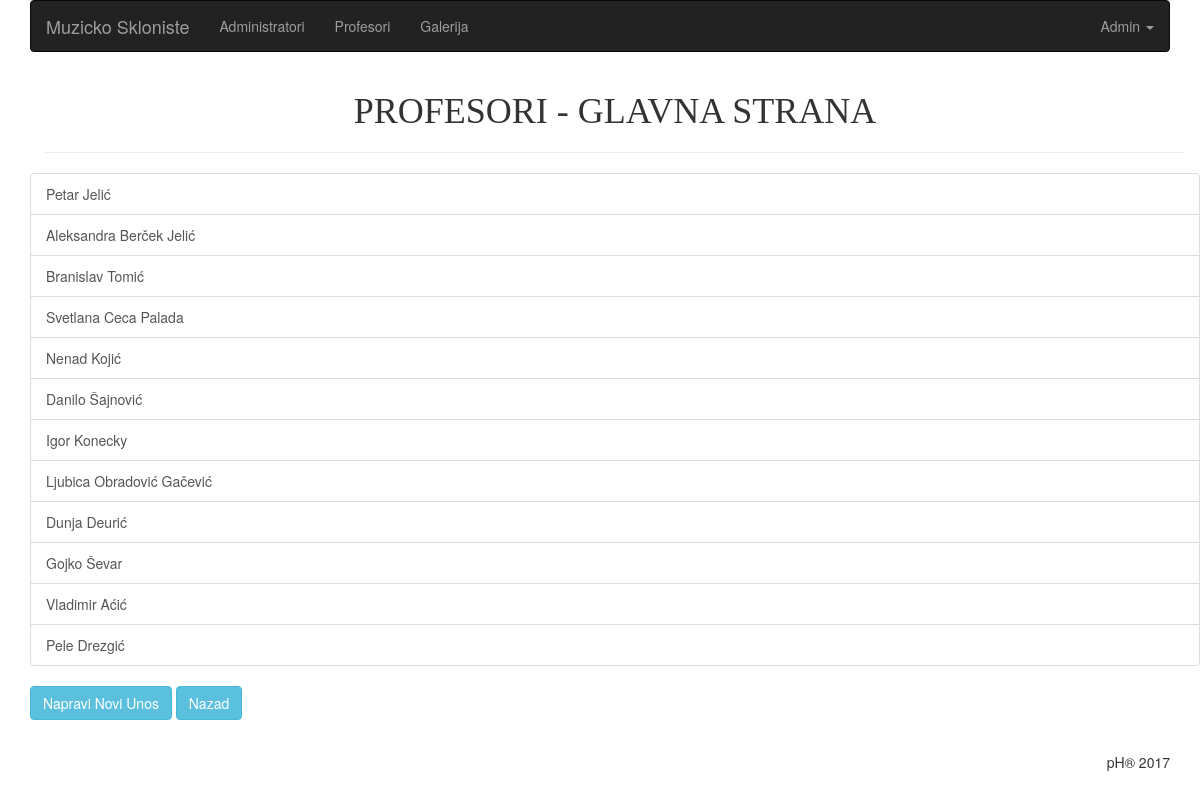
The page /php/views/profesori/index.php (signed in) on the database as committed earlier.
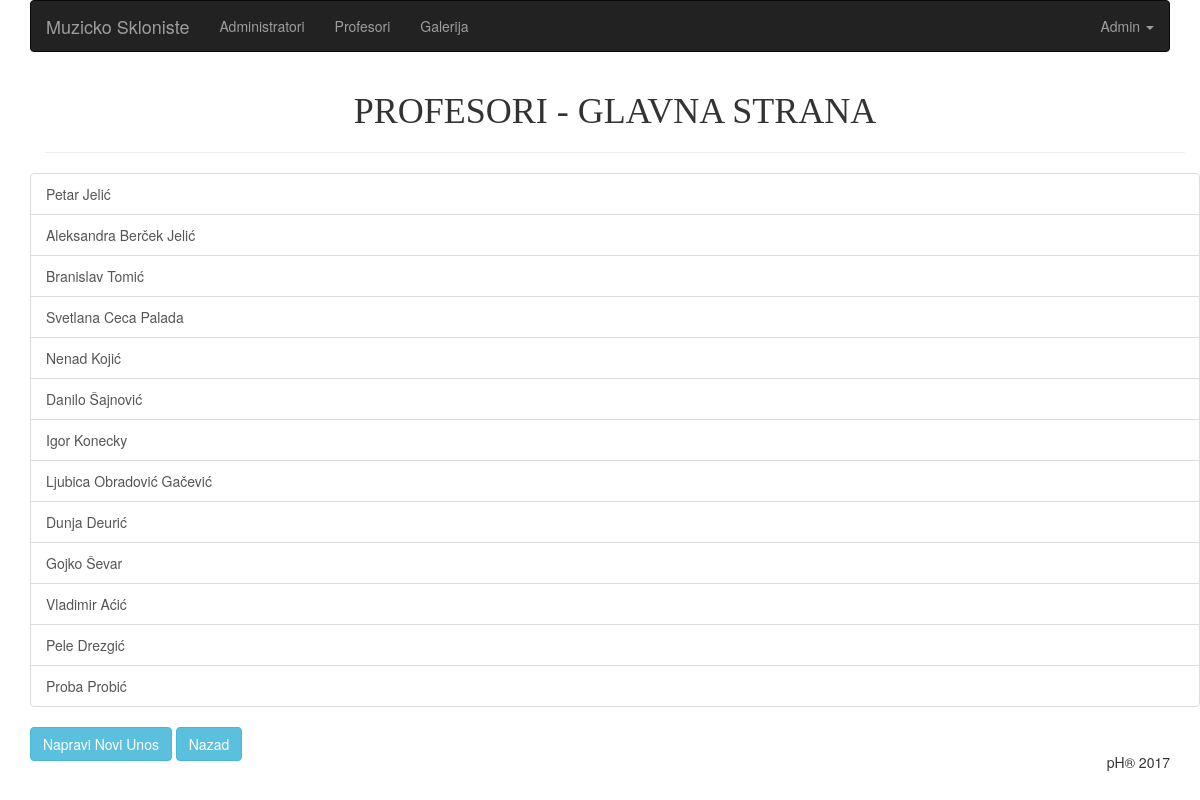
The same page on the database as committed later.
### tables this page shows
CREATE TABLE profesori(id INTEGER PRIMARY KEY AUTOINCREMENT, name TEXT NOT NULL, surname TEXT NOT NULL, bio TEXT, instrument TEXT, img text(10));

### php/app/database/QueryBuilder.php (called while the page is built, shortened)
<?php
class QueryBuilder
{
	public function selectAll($table)
	{
		$db = new SQLite3('../../../skloniste.db');
		$stmt = $db->query('SELECT * FROM '.$table);
		while($result = $stmt->fetchArray(SQLITE3_ASSOC)):
			$r[] = $result;
		endwhile;
		return isset($r) ? $r : null;
	}
}

### php/views/profesori/index.php (the view)
<?php
	require 'prof.header.php';
	$query = $app['database'];
	$profesori = $query->selectAll('profesori');
?>
<section class="main">
	<div class="container">
		<h1 style="font-family: Impact; text-align: center;">Profesori - Glavna Strana</h1>
		<hr>
		<div class="row">
			<div class="list-group">
			<?php if (!isset($profesori)): ?>
			<?php else: ?>
			<?php foreach ($profesori as $p): ?>
				<a href="show.php?id=<?= $_POST['id'] = $p['id']; ?>" class="list-group-item"><?= $p['name']. ' ' . $p['surname']; ?></a>
			<?php endforeach; ?>
			<?php endif; ?>
			</div>
		</div>
		<div class="row">
			<a href="create.php" class="btn btn-info">Napravi Novi Unos</a>
			<a href="../admin.index.php" class="btn btn-info">Nazad</a>
		</div>
	</div>
</section>
<?php require '../admin.footer.php'; ?>

Rows that differ between the two databases and show on the page:
added profesori: name "Proba", surname "Probić"
